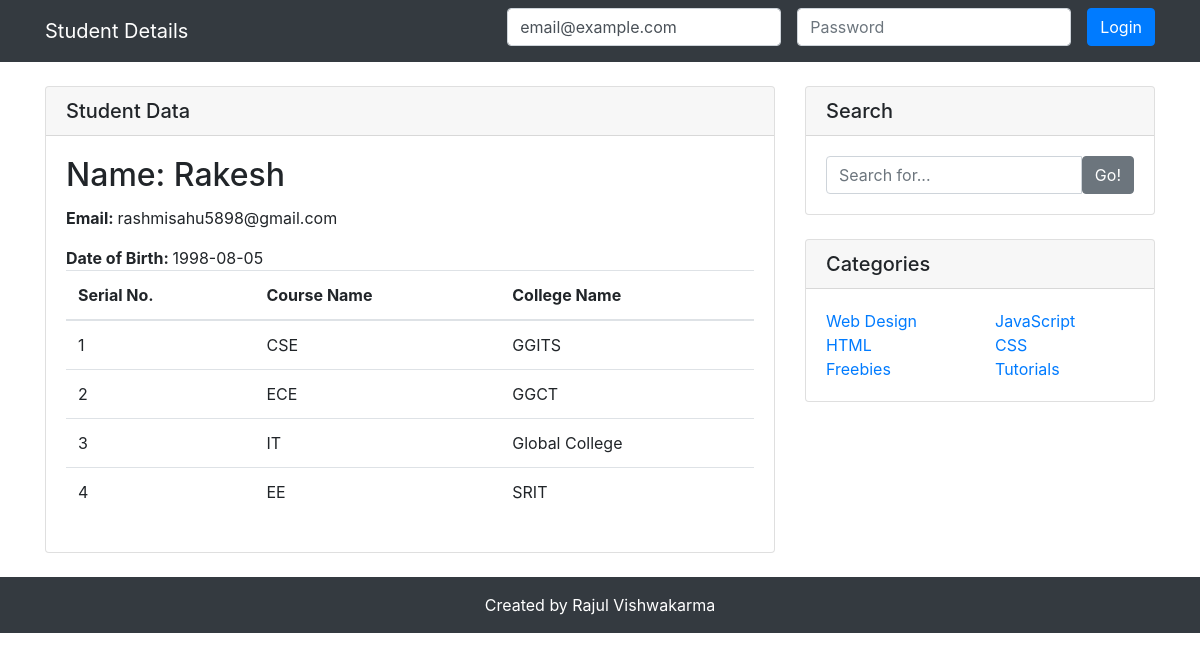
/student-data.php?id=2, run on the app's committed database.
### tables this page shows
CREATE TABLE `student` (
  `id` int(11) NOT NULL,
  `name` varchar(255) NOT NULL,
  `email` varchar(255) NOT NULL,
  `dob` date NOT NULL,
  `created_at` timestamp NOT NULL DEFAULT current_timestamp(),
  `updated_at` timestamp NOT NULL DEFAULT current_timestamp()
);

CREATE TABLE `selected_courses` (
  `id` int(11) NOT NULL,
  `student_id` int(11) NOT NULL,
  `course_id` int(11) NOT NULL,
  `college_id` int(11) NOT NULL,
  `created_at` timestamp NOT NULL DEFAULT current_timestamp(),
  `updated_at` timestamp NOT NULL DEFAULT current_timestamp()
);

CREATE TABLE `courses` (
  `id` int(11) NOT NULL,
  `course_name` varchar(255) NOT NULL,
  `created_at` timestamp NOT NULL DEFAULT current_timestamp(),
  `updated_at` timestamp NOT NULL DEFAULT current_timestamp()
);

CREATE TABLE `colleges` (
  `id` int(11) NOT NULL,
  `college_name` varchar(255) NOT NULL,
  `created_at` timestamp NOT NULL DEFAULT current_timestamp(),
  `updated_at` timestamp NOT NULL DEFAULT current_timestamp()
);

### lib/function.php (called while the page is built, shortened)
<?php
 function db_connect()
 {
 	$config = require 'config.php';
 	$pdo = new PDO($config['database_dns'],$config['database_user'],$config['database_pass']);
 	return $pdo;
 }
 function get_courses($id=0){
 	$pdo = db_connect();
	$sql = 'select * from courses';
   	if($id != 0){
 		$sql = $sql.' where id= :idVal';
 		$stmt = $pdo->prepare($sql);
 		$stmt->bindParam(':idVal',$id);
 		$stmt->execute();
 		$course = $stmt->fetch();
 		return $course;
 	}
 	else{
 		$stmt = $pdo->prepare($sql);
 		$stmt->execute();
 		$courses = $stmt->fetchAll();
 		return $courses;
 	}
 }
 function get_colleges($id=0){
 	$pdo = db_connect();
 	$sql = 'select * from colleges';
   	if($id != 0){
 		$sql = $sql.' where id= :idVal';
 		$stmt = $pdo->prepare($sql);
 		$stmt->bindParam(':idVal',$id);
 		$stmt->execute();
 		$college = $stmt->fetch();
 		return $college;
 	}
 	else{
 		$stmt = $pdo->prepare($sql);
 		$stmt->execute();
 		$colleges = $stmt->fetchAll();
 		return $colleges;
 	}
 }
 function get_student($id = 0){
 	$pdo = db_connect();
 	$sql = 'select * from student';
 	if($id != 0){
 		$sql = $sql.' where id= :idVal';
 		$stmt = $pdo->prepare($sql);
 		$stmt->bindParam(':idVal',$id);
 		$stmt->execute();
 		$student = $stmt->fetch();
 		return $student;
 	}
 	else{
 		$stmt = $pdo->prepare($sql);
 		$stmt->execute();
 		$students = $stmt->fetchAll();
 		return $students;
 	}
 }
function get_selected_courses_colleges($id){
	$pdo = db_connect();
	$sql = 'select course_id,college_id from selected_courses where student_id = :studentVal';
	$stmt = $pdo->prepare($sql);
	$stmt->bindParam(':studentVal',$id);
	$stmt->execute();
	$selected_courses = $stmt->fetchAll();
	return $selected_courses;
}
 ?>

### student-data.php (the view, shortened to what this page needs)
<?php
require 'lib/function.php';
$student_id = $_GET['id'];
$student = get_student($student_id);
$selected_courses_colleges = get_selected_courses_colleges($student_id);
?>
<!DOCTYPE html>
<html lang="en">
<head>
  <link href="vendor/bootstrap/css/bootstrap.min.css" rel="stylesheet">
  <link href="https://cdn.jsdelivr.net/npm/select2@4.0.12/dist/css/select2.min.css" rel="stylesheet" />
</head>
<body>
  <nav class="navbar navbar-expand-lg navbar-dark bg-dark static-top">
    <div class="container">
      <a class="navbar-brand" href="#">Student Details</a>
      <div class="collapse navbar-collapse" id="navbarResponsive">
        <ul class="navbar-nav ml-auto">
          <li class="nav-item">
           <form class="form-inline" action="login.php" method="POST">
                <div class="form-group mb-2">
                  <input type="text" class="form-control" id="email" name="email" value="email@example.com">
                </div>
                <div class="form-group mx-sm-3 mb-2">
                  <input type="password" class="form-control" name="password" id="password" placeholder="Password">
                </div>
                <button type="submit" class="btn btn-primary mb-2">Login</button>
            </form>
          </li>
        </ul>
      </div>
    </div>
  </nav>
 <div class="container">
    <div class="row">
      <div class="col-lg-8">
              <div class="card my-4">
          <h5 class="card-header">Student Data</h5>
          <div class="card-body">
                          <div class="row">
                          <div class="col-12">
                          <div class="row">
                          <div class="col-md-8 col-sm-8">
                          <h2 class="card-title">Name: <?php echo $student['name']; ?></h2>
                          <p class="card-text"><strong>Email: </strong> <?php echo $student['email']; ?> </p>
                          <p class="card-text"><strong>Date of Birth: </strong>  <?php echo $student['dob']; ?></p>
                          </div>
                          </div>
                          </div>
                          </div>
              <table class="table">
                <thead>
                  <tr>
                    <th scope="col">Serial No.</th>
                    <th scope="col">Course Name</th>
                    <th scope="col">College Name</th>
                  </tr>
                </thead>
                <tbody>
                  <?php $number=0;
                   foreach ($selected_courses_colleges as $selected_course_college) {
                      $number++;
                      $course_name = get_courses($selected_course_college['course_id']);
                      $college_name = get_colleges($selected_course_college['college_id']);
                      ?>
                  <tr>
                    <td scope="row"><?php echo $number; ?></td>
                    <td><?php echo $course_name['course_name'] ?></td>
                    <td><?php echo $college_name['college_name'] ?></td>
                  </tr>
                <?php } ?>
                </tbody>
              </table>
          </div>
        </div>
      </div>
      <div class="col-md-4">
        <div class="card my-4">
          <h5 class="card-header">Search</h5>
          <div class="card-body">
            <div class="input-group">
              <input type="text" class="form-control" placeholder="Search for...">
              <span class="input-group-btn">
                <button class="btn btn-secondary" type="button">Go!</button>
              </span>
            </div>
          </div>
        </div>
        <div class="card my-4">
          <h5 class="card-header">Categories</h5>
          <div class="card-body">
            <div class="row">
              <div class="col-lg-6">
                <ul class="list-unstyled mb-0">
                  <li>
                    <a href="#">Web Design</a>
                  </li>
                  <li>
                    <a href="#">HTML</a>
                  </li>
                  <li>
                    <a href="#">Freebies</a>
                  </li>
                </ul>
              </div>
              <div class="col-lg-6">
                <ul class="list-unstyled mb-0">
                  <li>
                    <a href="#">JavaScript</a>
                  </li>
                  <li>
                    <a href="#">CSS</a>
                  </li>
                  <li>
                    <a href="#">Tutorials</a>
                  </li>
                </ul>
              </div>
            </div>
          </div>
        </div>
      </div>
    </div>
  </div>
<footer class="py-3 bg-dark">
    <div class="container">
      <p class="m-0 text-center text-white">Created by Rajul Vishwakarma</p>
    </div>
  </footer>
</body>
</html>

### data on the page
student: name "Rakesh", email "rashmisahu5898@gmail.com", dob "1998-08-05"
selected_courses: course.course_name "CSE", college.college_name "GGITS"
selected_courses: course.course_name "ECE", college.college_name "GGCT"
selected_courses: course.course_name "IT", college.college_name "Global College"
selected_courses: course.course_name "EE", college.college_name "SRIT"
